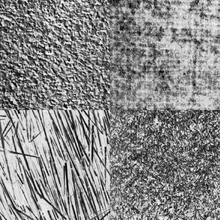
%> input picture mosaic1.png, 220 x 220 px, shrunk from 512 x 512 before the run
$ octave mandatory1.m   (GNU Octave 9; MATLAB toolbox functions it lacks are replaced by stand-ins)
%> lines starting %> are read from the running program, lines starting %| are printed output that depends on the picture
### my_glcm.m
function [r1, r2] = my_glcm( x, GL, d, theta )
% Initializing GLCM matrix
r1 = zeros(8,8);
auxI = x;
% Quantizing the image to 8 Gray Levels
if GL == 8
    r1 = zeros(8,8);
    for i = 1:numel(auxI)
        if (auxI(i)>=0)&&(auxI(i)<=31)
            auxI(i) = 1;
        elseif (auxI(i)>=32)&&(auxI(i)<=63)
            auxI(i) = 2;
        elseif (auxI(i)>=64)&&(auxI(i)<=95)
            auxI(i) = 3;
        elseif (auxI(i)>=96)&&(auxI(i)<=127)
            auxI(i) = 4;
        elseif (auxI(i)>=128)&&(auxI(i)<=159)
            auxI(i) = 5;
        elseif (auxI(i)>=160)&&(auxI(i)<=191)
            auxI(i) = 6;
        elseif (auxI(i)>=192)&&(auxI(i)<=223)
            auxI(i) = 7;
        elseif (auxI(i)>=224)&&(auxI(i)<=255)
            auxI(i) = 8;
        end
    end
elseif GL == 4
    r1 = zeros(4,4);
    for i = 1:numel(auxI)
        if auxI(i) == 0
            auxI(i) = 1;
        elseif auxI(i) == 1
            auxI(i) = 2;
        elseif auxI(i) == 2
            auxI(i) = 3;
        elseif auxI(i) == 3
            auxI(i) = 4;
        end
    end
end


r2 = auxI;
if theta == 0
    for row = 1:size(x,1)
        for col = 1:size(x,2)-d
            r1(auxI(row,col),auxI(row,col+d)) = r1(auxI(row,col),auxI(row,col+d)) + 1;
        end
    end
elseif theta == 45
    for row = d+1:size(x,1)
        for col = 1:size(x,2)-d
            r1(auxI(row,col),auxI(row-d,col+d)) = r1(auxI(row,col),auxI(row-d,col+d)) + 1;
        end
    end
elseif theta == 90
    for row = d+1:size(x,1)
        for col = 1:size(x,2)
            r1(auxI(row,col),auxI(row-d,col)) = r1(auxI(row,col),auxI(row-d,col)) + 1;
        end
    end
elseif theta == 135
    for row = d+1:size(x,1)
        for col = d+1:size(x,2)
            r1(auxI(row,col),auxI(row-d,col-d)) = r1(auxI(row,col),auxI(row-d,col-d)) + 1;
        end
    end
elseif theta == 150 % ISOMETRIC calculation
    for row = d+1:size(x,1)-d
        for col = d+1:size(x,2)-d
            % theta == 0
            r1(auxI(row,col),auxI(row,col+d)) = r1(auxI(row,col),auxI(row,col+d)) + 1;
            % theta == 45
            r1(auxI(row,col),auxI(row-d,col+d)) = r1(auxI(row,col),auxI(row-d,col+d)) + 1;
            % theta == 90
            r1(auxI(row,col),auxI(row-d,col)) = r1(auxI(row,col),auxI(row-d,col)) + 1;
            % theta == 135
            r1(auxI(row,col),auxI(row-d,col-d)) = r1(auxI(row,col),auxI(row-d,col-d)) + 1;
        end
    end
end
% Make symmetric
r1 = r1 + r1.';
% Return quantized image
r2 = double(r2);

end

### my_glcm_norm.m
function [ newGL ] = my_glcm_norm( GLCM, sow, d, theta )
%   Normalization of GLCM matrix
newGL = GLCM;
if theta == 0 || theta == 90
    for i = 1:numel(GLCM)
        if GLCM(i) ~= 0
            newGL(i) = GLCM(i)/(2*(sow*(sow-d)));
        end
    end
elseif theta == 45 || theta == 135
    for i = 1:numel(GLCM)
        if GLCM(i) ~= 0
            newGL(i) = GLCM(i)/(2*((sow-d)*(sow-d)));
        end
    end
else
    for i = 1:numel(GLCM)
        if GLCM(i) ~= 0
            newGL(i) = GLCM(i)/(8*((sow-d*2)*(sow-d*2)));
        end
    end
end

end

### my_features.m
function [ IDM, INR, SHD ] = my_features( x, sow, d, theta )

sowC = ceil(sow/2);
sowF = floor(sow/2);
% Initializing feature matrices
IDM = zeros(size(x(sowC:end-sowF, sowC:end-sowF)));
INR = zeros(size(x(sowC:end-sowF, sowC:end-sowF)));
SHD = zeros(size(x(sowC:end-sowF, sowC:end-sowF)));
auxIDM = 0;
auxINR = 0;
auxSHD = 0;

for row = 1:size(IDM,1)
    for col = 1:size(IDM,2)
        newGL = my_glcm(x(row:row+(sow-1),col:col+(sow-1)), 8, d, theta);
        GLnorm = my_glcm_norm(newGL, sow, d, theta);
        [mx, my] = my_means(GLnorm);
        for i = 1:size(GLnorm,2)
            for j = 1:size(GLnorm,1)
                auxIDM = auxIDM + (GLnorm(i,j) / (1 + (i-j)^2));
                auxINR = auxINR + ((i-j)^2 * GLnorm(i,j)); % Contrast
                auxSHD = auxSHD + ((i + j - mx - my)^3 * GLnorm(i,j));
            end
        end
        IDM(row,col) = auxIDM;
        INR(row,col) = auxINR;
        SHD(row,col) = auxSHD;
        auxIDM = 0;
        auxINR = 0;
        auxSHD = 0;
    end
end

end

### mandatory1.m
clear all; close all; clc;

%% B. Visualizing GLCM matrices.

M1 = imread('mosaic1.png');
%> M1 is the input picture: size 220x220 uint8; min 0, max 255, mean 136.8
M2 = imread('mosaic2.png');
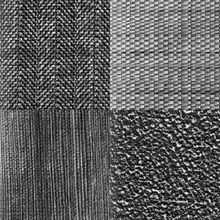
%> input picture mosaic2.png, 220 x 220 px, shrunk from 512 x 512 before the run
%> M2 is the input picture: size 220x220 uint8; min 0, max 255, mean 95.4

M1I1 = M1(1:end/2,1:end/2);
M1I2 = M1(1:end/2,end/2:end);
M1I3 = M1(end/2:end,1:end/2);
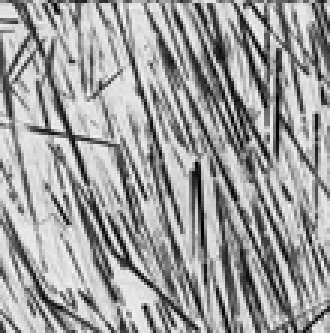
%> M1I3: size 111x110 uint8 (shown 3 times larger); min 0, max 245, mean 157.4
M1I4 = M1(end/2:end,end/2:end);

M2I1 = M2(1:end/2,1:end/2);
M2I2 = M2(1:end/2,end/2:end);
M2I3 = M2(end/2:end,1:end/2);
M2I4 = M2(end/2:end,end/2:end);

% GLCM for textures in mosaic1.png
glcmM1I1 = my_glcm(M1I1, 8, 3, 90 );
%> after the loop in my_glcm, `for row = d+1:size(x,1)`: r1 = [12 48 69 84 56 51 46 15; 57 175 239 278 239 212 176 46; 63 275 443 402 376 333 216 70; 81 269 433 463 408 356 245 75; 63 271 388 405 388 284 231 70; 57 207 321 375 290 237 185 51; 33 136 230 237 268 181 138 43; 11 53 63 79 65 56 32 11]
%> in my_glcm, `r1 = r1 + r1.';`: r1 = [24 105 132 165 119 108 79 26; 105 350 514 547 510 419 312 99; 132 514 886 835 764 654 446 133; 165 547 835 926 813 731 482 154; 119 510 764 813 776 574 499 135; 108 419 654 731 574 474 366 107; 79 312 446 482 499 366 276 75; 26 99 133 154 135 107 75 22]
%> glcmM1I1 has the same summary as r1 in my_glcm
glcmM1I1norm = my_glcm_norm( glcmM1I1, 256, 3, 90);
%> in my_glcm_norm, `newGL = GLCM;`: newGL has the same summary as r1 in my_glcm
%> after the loop in my_glcm_norm, `for i = 1:numel(GLCM)`: newGL = [0.000185 0.000811 0.00102 0.00127 0.000919 0.000834 0.00061 0.000201; 0.000811 0.0027 0.00397 0.00422 0.00394 0.00323 0.00241 0.000764; 0.00102 0.00397 0.00684 0.00645 0.0059 0.00505 0.00344 0.00103; 0.00127 0.00422 0.00645 0.00715 0.00628 0.00564 0.00372 0.00119; 0.000919 0.00394 0.0059 0.00628 0.00599 0.00443 0.00385 0.00104; 0.000834 0.00323 0.00505 0.00564 0.00443 0.00366 0.00283 0.000826; 0.00061 0.00241 0.00344 0.00372 0.00385 0.00283 0.00213 0.000579; 0.000201 0.000764 0.00103 0.00119 0.00104 0.000826 0.000579 0.00017]
%> glcmM1I1norm has the same summary as newGL in my_glcm_norm
glcmM1I2 = my_glcm(M1I2, 8, 3, 150 );
%> glcmM1I2 = [12 43 117 131 97 59 24 0; 43 182 484 671 531 418 199 2; 117 484 1628 2351 2126 1727 739 22; 131 671 2351 3666 4080 3353 1753 50; 97 531 2126 4080 5026 4970 3129 99; 59 418 1727 3353 4970 5838 4757 198; 24 199 739 1753 3129 4757 6050 329; 0 2 22 50 99 198 329 40]
glcmM1I2norm = my_glcm_norm( glcmM1I2, 256, 3, 150);
%> glcmM1I2norm = [2.4e-05 8.6e-05 0.000234 0.000262 0.000194 0.000118 4.8e-05 0; 8.6e-05 0.000364 0.000968 0.00134 0.00106 0.000836 0.000398 4e-06; 0.000234 0.000968 0.00326 0.0047 0.00425 0.00345 0.00148 4.4e-05; 0.000262 0.00134 0.0047 0.00733 0.00816 0.00671 0.00351 0.0001; 0.000194 0.00106 0.00425 0.00816 0.0101 0.00994 0.00626 0.000198; 0.000118 0.000836 0.00345 0.00671 0.00994 0.0117 0.00951 0.000396; 4.8e-05 0.000398 0.00148 0.00351 0.00626 0.00951 0.0121 0.000658; 0 4e-06 4.4e-05 0.0001 0.000198 0.000396 0.000658 8e-05]
glcmM1I3 = my_glcm(M1I3, 8, 3, 0 );
%> glcmM1I3 = [34 51 72 111 87 123 240 66; 51 158 176 205 212 301 597 215; 72 176 220 250 278 348 686 268; 111 205 250 294 316 384 740 319; 87 212 278 316 310 415 790 382; 123 301 348 384 415 522 926 467; 240 597 686 740 790 926 1876 865; 66 215 268 319 382 467 865 560]
glcmM1I3norm = my_glcm_norm( glcmM1I3, 256, 3, 0);
%> glcmM1I3norm = [0.000262 0.000394 0.000556 0.000857 0.000672 0.00095 0.00185 0.00051; 0.000394 0.00122 0.00136 0.00158 0.00164 0.00232 0.00461 0.00166; 0.000556 0.00136 0.0017 0.00193 0.00215 0.00269 0.0053 0.00207; 0.000857 0.00158 0.00193 0.00227 0.00244 0.00296 0.00571 0.00246; 0.000672 0.00164 0.00215 0.00244 0.00239 0.0032 0.0061 0.00295; 0.00095 0.00232 0.00269 0.00296 0.0032 0.00403 0.00715 0.00361; 0.00185 0.00461 0.0053 0.00571 0.0061 0.00715 0.0145 0.00668; 0.00051 0.00166 0.00207 0.00246 0.00295 0.00361 0.00668 0.00432]
glcmM1I4 = my_glcm(M1I4, 8, 3, 90 );
%> call 4 of my_glcm, with GL = 8, d = 3, theta = 90
%> after the loop in my_glcm (call 4), `for i = 1:numel(auxI)`:
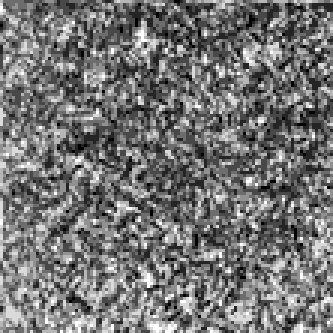
%> auxI: size 111x111 uint8 (shown 3 times larger); min 1, max 8, mean 4.2; drawn with min black and max white
%> after the loop in my_glcm (call 4), `for row = d+1:size(x,1)`: r1 = [6 23 40 41 32 20 7 2; 21 179 350 333 212 149 62 14; 44 349 706 673 502 325 138 31; 44 331 704 707 550 349 199 33; 32 232 503 559 441 317 175 25; 13 149 320 384 336 212 116 16; 16 75 159 197 166 127 77 5; 2 20 23 32 33 26 16 8]
%> in my_glcm (call 4), `r1 = r1 + r1.';`: r1 = [12 44 84 85 64 33 23 4; 44 358 699 664 444 298 137 34; 84 699 1412 1377 1005 645 297 54; 85 664 1377 1414 1109 733 396 65; 64 444 1005 1109 882 653 341 58; 33 298 645 733 653 424 243 42; 23 137 297 396 341 243 154 21; 4 34 54 65 58 42 21 16]
%> glcmM1I4 has the same summary as r1 in my_glcm
glcmM1I4norm = my_glcm_norm( glcmM1I4, 256, 3, 90);
%> glcmM1I4norm = [9.26e-05 0.00034 0.000648 0.000656 0.000494 0.000255 0.000178 3.09e-05; 0.00034 0.00276 0.0054 0.00513 0.00343 0.0023 0.00106 0.000262; 0.000648 0.0054 0.0109 0.0106 0.00776 0.00498 0.00229 0.000417; 0.000656 0.00513 0.0106 0.0109 0.00856 0.00566 0.00306 0.000502; 0.000494 0.00343 0.00776 0.00856 0.00681 0.00504 0.00263 0.000448; 0.000255 0.0023 0.00498 0.00566 0.00504 0.00327 0.00188 0.000324; 0.000178 0.00106 0.00229 0.00306 0.00263 0.00188 0.00119 0.000162; 3.09e-05 0.000262 0.000417 0.000502 0.000448 0.000324 0.000162 0.000124]

% GLCM for textures in mosaic2.png
glcmM2I1 = my_glcm(M2I1, 8, 3, 45 );
%> call 5 of my_glcm, with GL = 8, d = 3, theta = 45
%> after the loop in my_glcm (call 5), `for i = 1:numel(auxI)`:
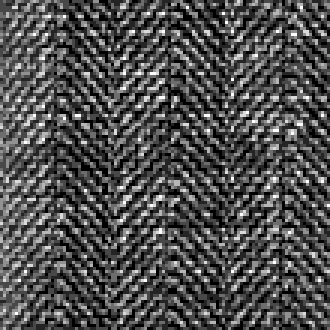
%> auxI: size 110x110 uint8 (shown 3 times larger); min 1, max 8, mean 3.17; drawn with min black and max white
%> after the loop in my_glcm (call 5), `for row = d+1:size(x,1)`: r1 = [548 674 261 107 37 18 4 1; 607 981 698 337 152 71 25 7; 312 613 707 503 299 130 47 9; 121 346 489 478 301 182 62 13; 54 184 272 284 219 151 63 15; 30 77 134 150 148 101 44 25; 7 35 33 74 62 37 25 8; 4 9 14 14 10 13 9 4]
%> in my_glcm (call 5), `r1 = r1 + r1.';`: r1 = [1096 1281 573 228 91 48 11 5; 1281 1962 1311 683 336 148 60 16; 573 1311 1414 992 571 264 80 23; 228 683 992 956 585 332 136 27; 91 336 571 585 438 299 125 25; 48 148 264 332 299 202 81 38; 11 60 80 136 125 81 50 17; 5 16 23 27 25 38 17 8]
%> glcmM2I1 has the same summary as r1 in my_glcm
glcmM2I1norm = my_glcm_norm( glcmM2I1, 256, 3, 45);
%> glcmM2I1norm = [0.00856 0.01 0.00448 0.00178 0.000711 0.000375 8.59e-05 3.91e-05; 0.01 0.0153 0.0102 0.00534 0.00262 0.00116 0.000469 0.000125; 0.00448 0.0102 0.011 0.00775 0.00446 0.00206 0.000625 0.00018; 0.00178 0.00534 0.00775 0.00747 0.00457 0.00259 0.00106 0.000211; 0.000711 0.00262 0.00446 0.00457 0.00342 0.00234 0.000976 0.000195; 0.000375 0.00116 0.00206 0.00259 0.00234 0.00158 0.000633 0.000297; 8.59e-05 0.000469 0.000625 0.00106 0.000976 0.000633 0.000391 0.000133; 3.91e-05 0.000125 0.00018 0.000211 0.000195 0.000297 0.000133 6.25e-05]
glcmM2I2 = my_glcm(M2I2, 8, 3, 0 );
%> call 6 of my_glcm, with GL = 8, d = 3, theta = 0
%> after the loop in my_glcm (call 6), `for i = 1:numel(auxI)`:
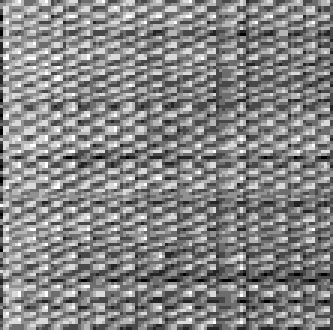
%> auxI: size 110x111 uint8 (shown 3 times larger); min 1, max 8, mean 4.66; drawn with min black and max white
%> after the loop in my_glcm (call 6), `for row = 1:size(x,1)`: r1 = [0 4 22 15 12 2 1 0; 6 38 102 120 80 28 6 0; 11 35 322 582 624 427 109 1; 7 53 419 716 782 699 473 25; 16 82 353 695 624 531 392 69; 3 87 448 580 464 278 148 40; 2 60 440 440 159 68 20 6; 0 9 71 61 13 0 0 0]
%> in my_glcm (call 6), `r1 = r1 + r1.';`: r1 = [0 10 33 22 28 5 3 0; 10 76 137 173 162 115 66 9; 33 137 644 1001 977 875 549 72; 22 173 1001 1432 1477 1279 913 86; 28 162 977 1477 1248 995 551 82; 5 115 875 1279 995 556 216 40; 3 66 549 913 551 216 40 6; 0 9 72 86 82 40 6 0]
%> glcmM2I2 has the same summary as r1 in my_glcm
glcmM2I2norm = my_glcm_norm( glcmM2I2, 256, 3, 0);
%> glcmM2I2norm = [0 7.72e-05 0.000255 0.00017 0.000216 3.86e-05 2.32e-05 0; 7.72e-05 0.000587 0.00106 0.00134 0.00125 0.000888 0.00051 6.95e-05; 0.000255 0.00106 0.00497 0.00773 0.00754 0.00675 0.00424 0.000556; 0.00017 0.00134 0.00773 0.0111 0.0114 0.00987 0.00705 0.000664; 0.000216 0.00125 0.00754 0.0114 0.00963 0.00768 0.00425 0.000633; 3.86e-05 0.000888 0.00675 0.00987 0.00768 0.00429 0.00167 0.000309; 2.32e-05 0.00051 0.00424 0.00705 0.00425 0.00167 0.000309 4.63e-05; 0 6.95e-05 0.000556 0.000664 0.000633 0.000309 4.63e-05 0]
glcmM2I3 = my_glcm(M2I3, 8, 3, 90 );
%> call 7 of my_glcm, with GL = 8, d = 3, theta = 90
%> after the loop in my_glcm (call 7), `for i = 1:numel(auxI)`:
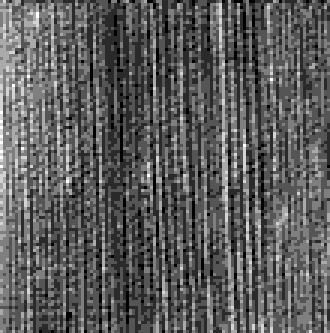
%> auxI: size 111x110 uint8 (shown 3 times larger); min 1, max 7, mean 3.18; drawn with min black and max white
%> after the loop in my_glcm (call 7), `for row = d+1:size(x,1)`: r1 = [146 215 22 1 0 0 0 0; 215 1765 904 109 9 0 0 0; 31 891 2245 934 112 4 0 0; 5 139 901 1372 441 34 2 0; 2 13 123 433 466 103 1 0; 0 1 3 33 107 71 10 0; 0 0 0 2 4 7 4 0; 0 0 0 0 0 0 0 0]
%> in my_glcm (call 7), `r1 = r1 + r1.';`: r1 = [292 430 53 6 2 0 0 0; 430 3530 1795 248 22 1 0 0; 53 1795 4490 1835 235 7 0 0; 6 248 1835 2744 874 67 4 0; 2 22 235 874 932 210 5 0; 0 1 7 67 210 142 17 0; 0 0 0 4 5 17 8 0; 0 0 0 0 0 0 0 0]
%> glcmM2I3 has the same summary as r1 in my_glcm
glcmM2I3norm = my_glcm_norm( glcmM2I3, 256, 3, 90);
%> glcmM2I3norm = [0.00225 0.00332 0.000409 4.63e-05 1.54e-05 0 0 0; 0.00332 0.0273 0.0139 0.00191 0.00017 7.72e-06 0 0; 0.000409 0.0139 0.0347 0.0142 0.00181 5.4e-05 0 0; 4.63e-05 0.00191 0.0142 0.0212 0.00675 0.000517 3.09e-05 0; 1.54e-05 0.00017 0.00181 0.00675 0.00719 0.00162 3.86e-05 0; 0 7.72e-06 5.4e-05 0.000517 0.00162 0.0011 0.000131 0; 0 0 0 3.09e-05 3.86e-05 0.000131 6.18e-05 0; 0 0 0 0 0 0 0 0]
glcmM2I4 = my_glcm(M2I4, 8, 3, 150 );
%> call 8 of my_glcm, with GL = 8, d = 3, theta = 150
%> after the loop in my_glcm (call 8), `for i = 1:numel(auxI)`:
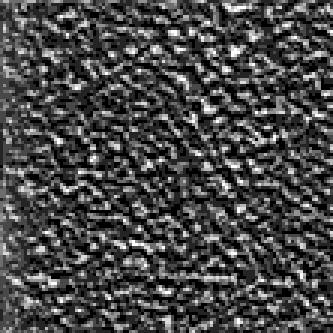
%> auxI: size 111x111 uint8 (shown 3 times larger); min 1, max 8, mean 2.96; drawn with min black and max white
%> after the loop in my_glcm (call 8), `for row = d+1:size(x,1)-d`: r1 = [1531 2309 1693 1147 811 475 304 102; 2312 3729 2848 1693 1148 735 395 104; 1670 2834 2042 1209 833 485 253 82; 1084 1759 1228 676 450 259 153 47; 803 1127 834 484 315 164 78 19; 509 654 459 266 172 98 52 14; 304 382 235 172 86 64 38 3; 94 113 77 47 20 8 7 2]
%> in my_glcm (call 8), `r1 = r1 + r1.';`: r1 = [3062 4621 3363 2231 1614 984 608 196; 4621 7458 5682 3452 2275 1389 777 217; 3363 5682 4084 2437 1667 944 488 159; 2231 3452 2437 1352 934 525 325 94; 1614 2275 1667 934 630 336 164 39; 984 1389 944 525 336 196 116 22; 608 777 488 325 164 116 76 10; 196 217 159 94 39 22 10 4]
%> glcmM2I4 has the same summary as r1 in my_glcm
glcmM2I4norm = my_glcm_norm( glcmM2I4, 256, 3, 150);
%> glcmM2I4norm = [0.00612 0.00924 0.00673 0.00446 0.00323 0.00197 0.00122 0.000392; 0.00924 0.0149 0.0114 0.0069 0.00455 0.00278 0.00155 0.000434; 0.00673 0.0114 0.00817 0.00487 0.00333 0.00189 0.000976 0.000318; 0.00446 0.0069 0.00487 0.0027 0.00187 0.00105 0.00065 0.000188; 0.00323 0.00455 0.00333 0.00187 0.00126 0.000672 0.000328 7.8e-05; 0.00197 0.00278 0.00189 0.00105 0.000672 0.000392 0.000232 4.4e-05; 0.00122 0.00155 0.000976 0.00065 0.000328 0.000232 0.000152 2e-05; 0.000392 0.000434 0.000318 0.000188 7.8e-05 4.4e-05 2e-05 8e-06]

figure, imshow(M1I1), title('M1I1');
figure, imshow(M1I2), title('M1I2');
figure, imshow(M1I3), title('M1I3');
figure, imshow(M1I4), title('M1I4');
figure, imshow(M1I1), title('M2I1');
figure, imshow(M1I2), title('M2I2');
figure, imshow(M1I3), title('M2I3');
figure, imshow(M1I4), title('M2I4');

%% C. Computing GLCM feature images in local windows
I = imread('mosaic2.png');
d = 3;
theta = 90;
windowSize = 31;
[ IDM, INR, SHD ] = my_features( I, windowSize, d, theta);
%> in my_features, `IDM = zeros(size(x(sowC:end-sowF, sowC:end-sowF)));`: IDM: size 190x190 double; every value is 0
%> (the run ends here)
